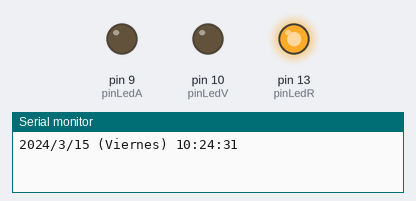
This sketch was run on a simulated Arduino Uno, built with avr-gcc and run on an emulated ATmega328P. Shown: output pins drawn as LEDs (lit = HIGH), the last lines printed to the serial monitor. The local clock reads 2024-03-15 10:24:30 at power-on unless the sketch sets it.

Above: at 1.5 s.
At 3.5 s:
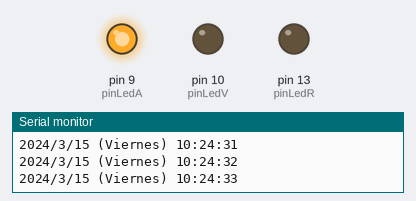
At 4.5 s:
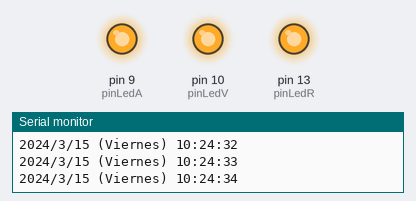
At 5.5 s:
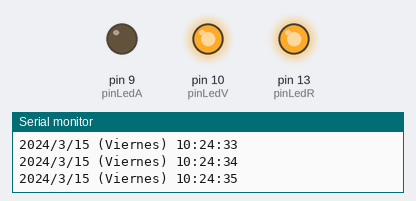
At 7.5 s:
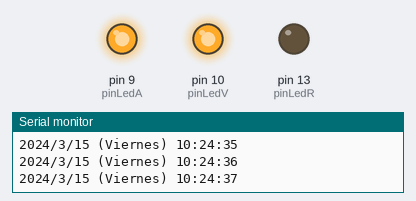
At 10.5 s:
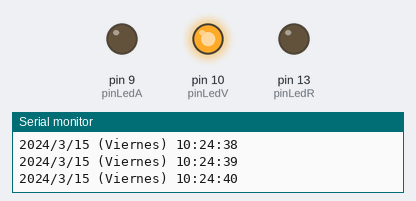
Timing chart, 0 to 11.4 s (numbered marks = the images above):
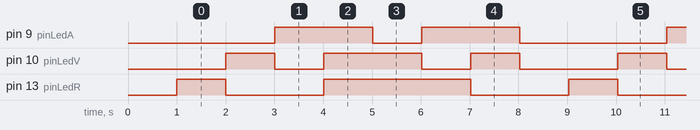

The sketch:

led_RGB.ino
```cpp
#include <Wire.h>
#include "RTClib.h"

int pinLedR = 13; // pin Rojo del LED RGB
int pinLedV = 10; // pin Verde del LED RGB
int pinLedA = 9; // pin Azul del LED RGB
int pausa = 1000;
RTC_DS3231 rtc;

String daysOfTheWeek[7] = { "Domingo", "Lunes", "Martes", "Miercoles", "Jueves", "Viernes", "Sabado" };
String monthsNames[12] = { "Enero", "Febrero", "Marzo", "Abril", "Mayo",  "Junio", "Julio","Agosto","Septiembre","Octubre","Noviembre","Diciembre" };

void setup()
{
pinMode(pinLedR, OUTPUT); // pone el pinLedR como output
pinMode(pinLedV, OUTPUT); // pone el pinLedV como output
pinMode(pinLedA, OUTPUT); // pone el pinLedA como output
 Serial.begin(9600);
   delay(1000);

   if (!rtc.begin()) {
      Serial.println(F("Couldn't find RTC"));
       while (1);
   }
     // Si se ha perdido la corriente, fijar fecha y hora
   if (rtc.lostPower()) {
      // Fijar a fecha y hora de compilacion
      rtc.adjust(DateTime(F(__DATE__), F(__TIME__)));

      // Fijar a fecha y hora específica. En el ejemplo, 21 de Enero de 2016 a las 03:00:00
      // rtc.adjust(DateTime(2016, 1, 21, 3, 0, 0));
}
}
void printDate(DateTime date)
{
   Serial.print(date.year(), DEC);
   Serial.print('/');
   Serial.print(date.month(), DEC);
   Serial.print('/');
   Serial.print(date.day(), DEC);
   Serial.print(" (");
   Serial.print(daysOfTheWeek[date.dayOfTheWeek()]);
   Serial.print(") ");
   Serial.print(date.hour(), DEC);
   Serial.print(':');
   Serial.print(date.minute(), DEC);
   Serial.print(':');
   Serial.print(date.second(), DEC);
   Serial.println();
}

void loop()
{
//Colores básicos
DateTime now = rtc.now();
   printDate(now);
color(255, 0, 0); // Rojo
delay(1000);
now = rtc.now();
   printDate(now);
color(0, 255, 0); // Verde
delay(1000);
now = rtc.now();
   printDate(now);
color(0, 0, 255); // Azul
delay(1000);
now = rtc.now();
   printDate(now);
//Colores mezclados
color(255, 255, 255); // Blanco
delay(1000);
now = rtc.now();
   printDate(now);
color(255, 255, 0); // Amarillo
delay(1000);
now = rtc.now();
   printDate(now);
color(255, 0, 255); // Magental
delay(1000);
now = rtc.now();
   printDate(now);
color(0, 255, 255); // Cian
delay(1000);
now = rtc.now();
   printDate(now);
color(0, 0, 0); // Apagado
delay(1000);
}

// funcion para generar colores
void color(int rojo, int verde, int azul)
{
analogWrite(pinLedR, rojo);
analogWrite(pinLedV, verde);
analogWrite(pinLedA, azul);
}
```

Measured:
- by itself, pin 9 (pinLedA): repeats every 8.0 s: LOW 1.0 s, HIGH 2.0 s, LOW 3.0 s, HIGH 2.0 s
- by itself, pin 10 (pinLedV): repeats every 8.0 s: LOW 1.0 s, HIGH 2.0 s, LOW 1.0 s, HIGH 1.0 s, LOW 2.0 s, HIGH 1.0 s
- by itself, pin 13 (pinLedR): repeats every 8.0 s: LOW 2.0 s, HIGH 3.0 s, LOW 2.0 s, HIGH 1.0 s
